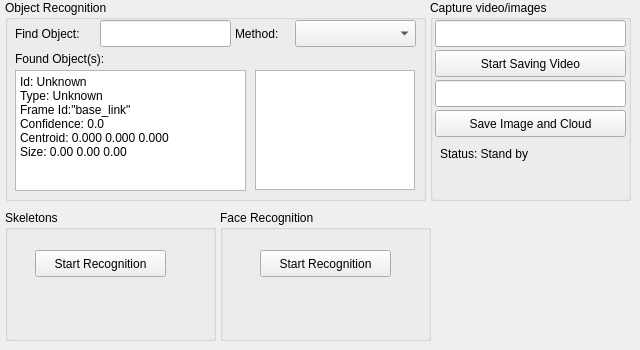
    <widget class="QWidget" name="tabVision">
     <attribute name="title">
      <string>Vision</string>
     </attribute>
     <widget class="QGroupBox" name="gbObjRecog">
      <property name="geometry">
       <rect>
        <x>5</x>
        <y>0</y>
        <width>421</width>
        <height>201</height>
       </rect>
      </property>
      <property name="title">
       <string>Object Recognition</string>
      </property>
      <widget class="QLabel" name="objLblGoalObject">
       <property name="geometry">
        <rect>
         <x>10</x>
         <y>25</y>
         <width>81</width>
         <height>17</height>
        </rect>
       </property>
       <property name="text">
        <string>Find Object:</string>
       </property>
      </widget>
      <widget class="QLineEdit" name="objTxtGoalObject">
       <property name="geometry">
        <rect>
         <x>95</x>
         <y>20</y>
         <width>131</width>
         <height>27</height>
        </rect>
       </property>
      </widget>
      <widget class="QLabel" name="objLblMethod">
       <property name="geometry">
        <rect>
         <x>230</x>
         <y>25</y>
         <width>61</width>
         <height>17</height>
        </rect>
       </property>
       <property name="text">
        <string>Method:</string>
       </property>
      </widget>
      <widget class="QComboBox" name="objCmbMethod">
       <property name="geometry">
        <rect>
         <x>290</x>
         <y>20</y>
         <width>121</width>
         <height>27</height>
        </rect>
       </property>
      </widget>
      <widget class="QGraphicsView" name="objGraResult">
       <property name="geometry">
        <rect>
         <x>250</x>
         <y>70</y>
         <width>160</width>
         <height>120</height>
        </rect>
       </property>
      </widget>
      <widget class="QLabel" name="objLblFound">
       <property name="geometry">
        <rect>
         <x>10</x>
         <y>50</y>
         <width>111</width>
         <height>17</height>
        </rect>
       </property>
       <property name="text">
        <string>Found Object(s):</string>
       </property>
      </widget>
      <widget class="QPlainTextEdit" name="objTxtResults">
       <property name="geometry">
        <rect>
         <x>10</x>
         <y>70</y>
         <width>231</width>
         <height>121</height>
        </rect>
       </property>
       <property name="lineWrapMode">
        <enum>QPlainTextEdit::NoWrap</enum>
       </property>
       <property name="plainText">
        <string>Id: Unknown
Type: Unknown
Frame Id:&quot;base_link&quot;
Confidence: 0.0
Centroid: 0.000 0.000 0.000
Size: 0.00 0.00 0.00</string>
       </property>
      </widget>
     </widget>
     <widget class="QGroupBox" name="gbCapture">
      <property name="geometry">
       <rect>
        <x>430</x>
        <y>0</y>
        <width>201</width>
        <height>201</height>
       </rect>
      </property>
      <property name="title">
       <string>Capture video/images</string>
      </property>
      <widget class="QLineEdit" name="recTxtVideoFile">
       <property name="geometry">
        <rect>
         <x>5</x>
         <y>20</y>
         <width>191</width>
         <height>27</height>
        </rect>
       </property>
      </widget>
      <widget class="QLabel" name="recLblStatus">
       <property name="geometry">
        <rect>
         <x>10</x>
         <y>145</y>
         <width>171</width>
         <height>17</height>
        </rect>
       </property>
       <property name="text">
        <string>Status: Stand by</string>
       </property>
      </widget>
      <widget class="QLineEdit" name="recTxtImgFile">
       <property name="geometry">
        <rect>
         <x>5</x>
         <y>80</y>
         <width>191</width>
         <height>27</height>
        </rect>
       </property>
      </widget>
      <widget class="QPushButton" name="recBtnSaveVideo">
       <property name="geometry">
        <rect>
         <x>5</x>
         <y>50</y>
         <width>191</width>
         <height>27</height>
        </rect>
       </property>
       <property name="text">
        <string>Start Saving Video</string>
       </property>
      </widget>
      <widget class="QPushButton" name="recBtnSaveImg">
       <property name="geometry">
        <rect>
         <x>5</x>
         <y>110</y>
         <width>191</width>
         <height>27</height>
        </rect>
       </property>
       <property name="text">
        <string>Save Image and Cloud</string>
       </property>
      </widget>
     </widget>
     <widget class="QGroupBox" name="gbSkeletons">
      <property name="geometry">
       <rect>
        <x>5</x>
        <y>210</y>
        <width>211</width>
        <height>131</height>
       </rect>
      </property>
      <property name="title">
       <string>Skeletons</string>
      </property>
      <widget class="QPushButton" name="sktBtnStartRecog">
       <property name="geometry">
        <rect>
         <x>30</x>
         <y>40</y>
         <width>131</width>
         <height>27</height>
        </rect>
       </property>
       <property name="text">
        <string>Start Recognition</string>
       </property>
      </widget>
     </widget>
     <widget class="QGroupBox" name="gbFaceRecog">
      <property name="geometry">
       <rect>
        <x>220</x>
        <y>210</y>
        <width>211</width>
        <height>131</height>
       </rect>
      </property>
      <property name="title">
       <string>Face Recognition</string>
      </property>
      <widget class="QPushButton" name="facBtnStartRecog">
       <property name="geometry">
        <rect>
         <x>40</x>
         <y>40</y>
         <width>131</width>
         <height>27</height>
        </rect>
       </property>
       <property name="text">
        <string>Start Recognition</string>
       </property>
      </widget>
     </widget>
    </widget>
